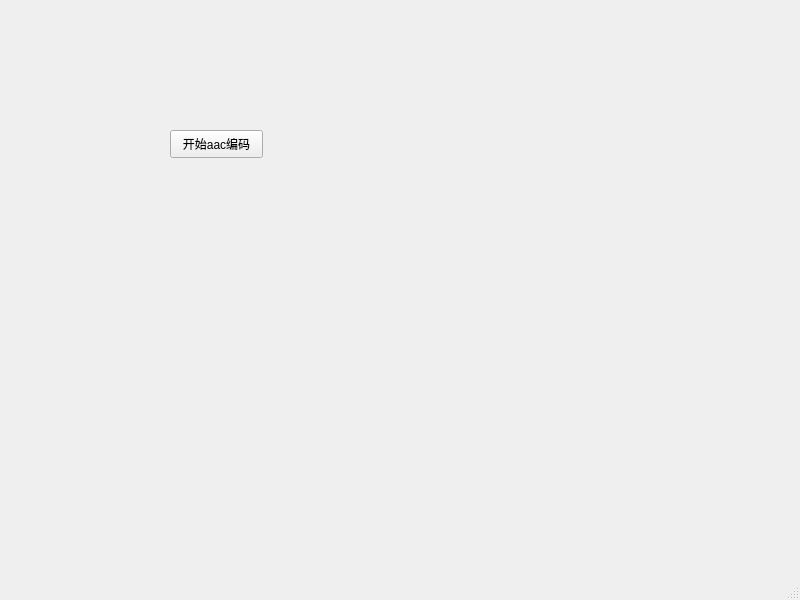
<?xml version="1.0" encoding="UTF-8"?>
<ui version="4.0">
 <class>MainWindow</class>
 <widget class="QMainWindow" name="MainWindow">
  <property name="geometry">
   <rect>
    <x>0</x>
    <y>0</y>
    <width>800</width>
    <height>600</height>
   </rect>
  </property>
  <property name="windowTitle">
   <string>MainWindow</string>
  </property>
  <widget class="QWidget" name="centralwidget">
   <widget class="QPushButton" name="audioButton">
    <property name="geometry">
     <rect>
      <x>170</x>
      <y>130</y>
      <width>93</width>
      <height>28</height>
     </rect>
    </property>
    <property name="text">
     <string>开始aac编码</string>
    </property>
   </widget>
  </widget>
  <widget class="QMenuBar" name="menubar">
   <property name="geometry">
    <rect>
     <x>0</x>
     <y>0</y>
     <width>800</width>
     <height>26</height>
    </rect>
   </property>
  </widget>
  <widget class="QStatusBar" name="statusbar"/>
 </widget>
 <resources/>
 <connections/>
</ui>
